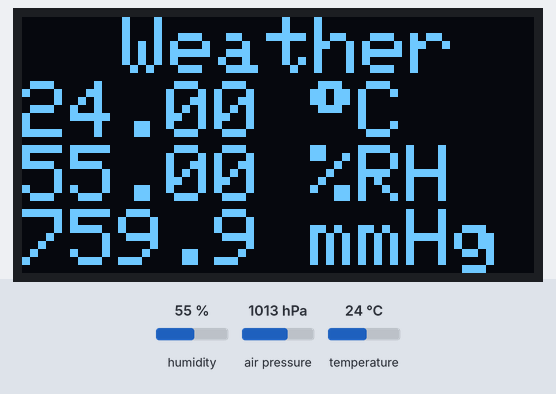
Bench run of a sketch on a simulated Arduino Leonardo, built with avr-gcc and run on an emulated ATmega32U4. Shown: 128×64 one-colour display. The inputs (shaded band) are chosen by the test bench; at power-on: humidity 55 %, air pressure 1013 hPa, temperature 24 °C. The display library's start-up logo is not drawn; what the sketch prints to the serial monitor is not drawn.

Above: at 6.3 s.
6.4 s: humidity set to 22 %
At 8.6 s:
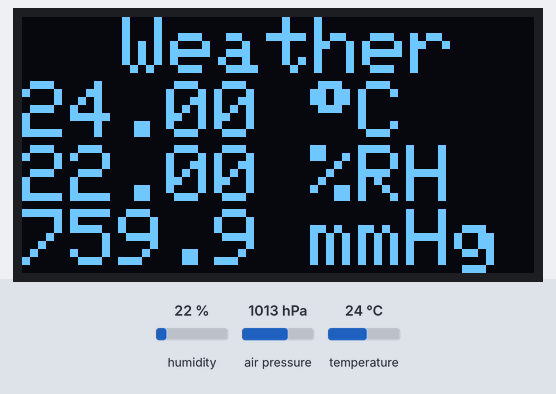
8.9 s: air pressure set to 952 hPa
At 10.0 s:
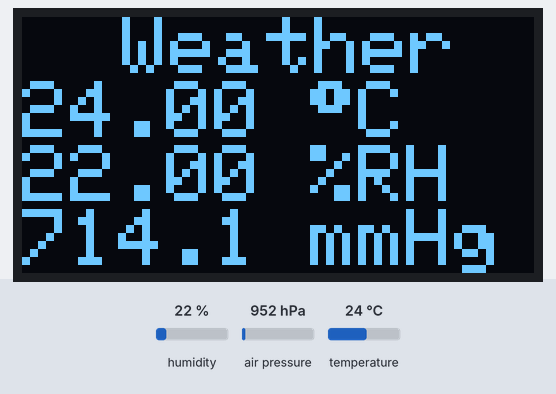
11.1 s: temperature set to 12 °C
At 12.4 s:
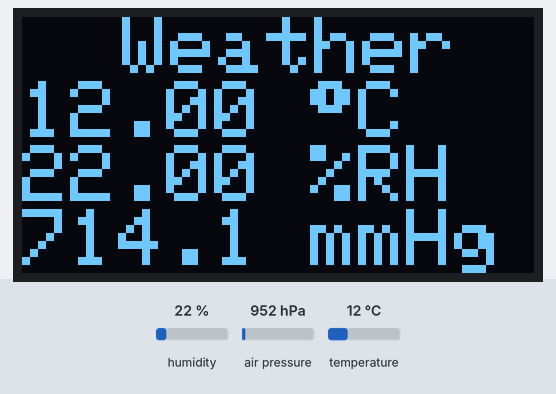
13.4 s: humidity set to 40 %
At 14.9 s:
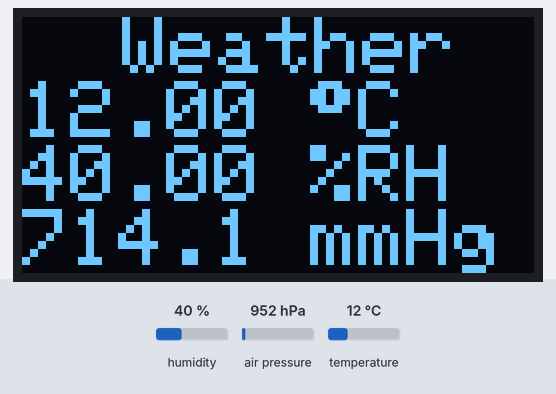
15.6 s: air pressure set to 975 hPa
At 17.3 s:
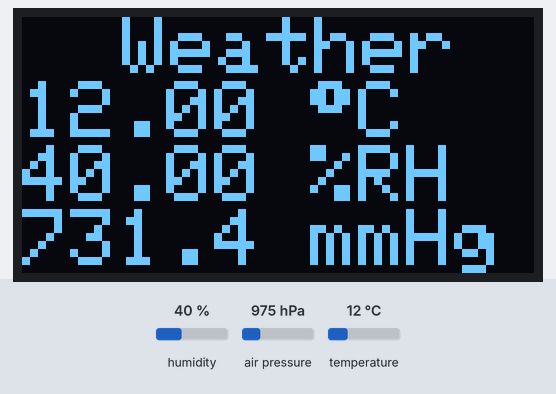
Timing chart, 0 to 18.8 s (numbered marks = the images above; inputs shaded):
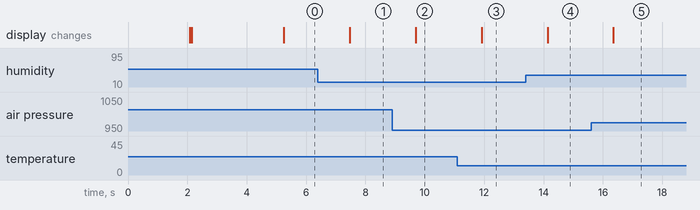

The sketch:

ssd1306_sht31_bmp180.ino
```cpp
/***************************************************
  This is an example for the SHT31-D Humidity & Temp Sensor

  Designed specifically to work with the SHT31-D sensor from Adafruit
  ----> https://www.adafruit.com/products/2857

  These sensors use I2C to communicate, 2 pins are required to
  interface
 ****************************************************/

#include <Arduino.h>
#include <Wire.h>
#include "Adafruit_SHT31.h"
#include <SFE_BMP180.h> // бібліотека давача тиску BMP180
#include <SPI.h>
#include <Adafruit_GFX.h>
#include <Adafruit_SSD1306.h>

#define ALTITUDE 289.0 // Середня висота Львова над рівнем моря в метрах

// You will need to create an SFE_BMP180 object, here called "pressure":
SFE_BMP180 pressure;

Adafruit_SHT31 sht31 = Adafruit_SHT31();

#define SCREEN_WIDTH 128 // OLED display width, in pixels
#define SCREEN_HEIGHT 64 // OLED display height, in pixels

// Comment out above, uncomment this block to use hardware SPI
#define OLED_DC     6
#define OLED_CS     7
#define OLED_RESET  8

Adafruit_SSD1306 display(SCREEN_WIDTH, SCREEN_HEIGHT,
  &SPI, OLED_DC, OLED_RESET, OLED_CS);


void setup() {
  Serial.begin(9600);

  //while (!Serial)
    //delay(10);     // will pause Zero, Leonardo, etc until serial console opens

  // SSD1306_SWITCHCAPVCC = generate display voltage from 3.3V internally
  if(!display.begin(SSD1306_SWITCHCAPVCC)) {
    Serial.println(F("SSD1306 allocation failed"));
    for(;;); // Don't proceed, loop forever
  }

  // Show initial display buffer contents on the screen --
  // the library initializes this with an Adafruit splash screen.
  display.display();
  delay(2000); // Pause for 2 seconds

  Serial.println("SHT31 init");
  // Clear the buffer
  display.clearDisplay();
  display.setTextSize(2);             // Draw 2X-scale text
  display.setTextColor(SSD1306_WHITE);
  display.setCursor(0, 0);
  display.println(F("Initialize"));
  display.setTextSize(1);
  display.println(F("SHT31 sensor"));
  display.print(F("..."));
  display.display();

  if (! sht31.begin(0x44)) { // Set to 0x45 for alternate i2c addr
    Serial.println("Couldn't find SHT31");
    display.println(F("fail"));
    display.display();
    while(1);
  }
  display.println(F("success!"));

  // Initialize the sensor (it is important to get calibration values stored on the device).
  display.println(F("BMP180 sensor"));
  display.print(F("..."));
  display.display();
  if (pressure.begin()) {
    Serial.println("BMP180 init success");
    display.print(F("success!"));
    display.display();
  }
  else {
    // Oops, something went wrong, this is usually a connection problem,
    // see the comments at the top of this sketch for the proper connections.
    Serial.println("BMP180 init fail\n\n");
    display.print(F("fail"));
    display.display();
    while(1); // Pause forever.
  }
  delay(3000);
}


void loop() {
  float sht31_temp, sht31_hum;
  double bmp180_temp, bmp180_press, p0, a;
  char status;

  sht31_temp = sht31.readTemperature();
  sht31_hum = sht31.readHumidity();

  /*display.clearDisplay();
  display.setTextSize(2);
  display.setTextColor(SSD1306_WHITE);
  display.setCursor(0, 0);
  display.println(F("Tmp & Hum"));
  display.display();
  */

  /*if (! isnan(sht31_temp)) {  // check if 'is not a number'
    Serial.print("Temp *C = "); Serial.println(sht31_temp);
    char temp_disp_buff[11];
    dtostrf(t, 2, 1, temp_disp_buff);
    strcat(temp_disp_buff, " °C");
    display.println(temp_disp_buff);
    //display.display();
  } else {
    Serial.println("Failed to read temperature");
    display.println("Failed to read temperature");
  }

  if (! isnan(sht31_hum)) {  // check if 'is not a number'
    Serial.print("Hum. % = "); Serial.println(sht31_hum);
    char hum_disp_buff[11];
    dtostrf(h, 2, 1, hum_disp_buff);
    strcat(hum_disp_buff, "% RH")
    display.println(hum_disp_buff);
    //display.display();
  } else {
    Serial.println("Failed to read humidity");
    display.println("Failed to read humidity");
  }
  display.display(); // Update screen
  */

  if (isnan(sht31_temp) || isnan(sht31_hum)) {
    Serial.println("Failed to read temperature or humidity");
  }
  else {
    String temp_disp_buff = String(sht31_temp);
    String hum_disp_buff = String(sht31_hum);
    temp_disp_buff += ' ';  temp_disp_buff += (char)247;  temp_disp_buff += 'C';
    hum_disp_buff += " %RH";
    Serial.print("Temp *C = "); Serial.println(sht31_temp);
    Serial.print("Hum. % = "); Serial.println(sht31_hum);
    //display.print((char)247); // degree symbol
    //display.println("C");
    //
    display.clearDisplay();
    display.setTextSize(2);
    display.setTextColor(SSD1306_WHITE);
    display.setCursor(25, 0);
    display.println(F("Weather"));
    display.println(temp_disp_buff);
    display.println(hum_disp_buff);
    //display.display();
  }

  status = pressure.startTemperature();
  if (status != 0)
  {
    // чекаємо коли завершиться вимірювання:
    delay(status);
    // зчитуємо виміряну температуру:
    // виміряне значення зберігається в змінній bmp180Temperature.
    // функція повертає 1 при успішному виконанні і 0 якщо невдача.
    status = pressure.getTemperature(bmp180_temp);
    if (status != 0)
    {
      // вивід виміряної температури :
      Serial.print("Temperature: ");
      Serial.print(bmp180_temp, 2);
      Serial.print("\xC2\xB0");
      Serial.println("C");
      // старт вимірювання тиску:
      // The parameter is the oversampling setting, від 0 до 3 (найбільша роздільна здатність, найдовше очікування).
      // якшо запит успішний, число мс очікування буде повернено.
      // якщо запит невдалий, повертається 0.
      status = pressure.startPressure(3);
      if (status != 0)
      {
        // очікуємо на завершення вимірювання:
        delay(status);
        // Retrieve the completed pressure measurement:
        // Note that the measurement is stored in the variable P.
        // Note also that the function requires the previous temperature measurement (T).
        // (If temperature is stable, you can do one temperature measurement for a number of pressure measurements.)
        // Function returns 1 if successful, 0 if failure.
        status = pressure.getPressure(bmp180_press, bmp180_temp);
        if (status != 0)
        {
          // виводимо виміряне значення тиску:
          Serial.print("absolute pressure: ");
          Serial.print(bmp180_press, 2);
          Serial.print(" mb, ");
          Serial.print(bmp180_press*0.0295333727, 2);
          Serial.println(" inHg");
          double press_mmHg = bmp180_press*0.0295333727*25.399999705; // 25.4
          //lcd.print(press_mmHg);
          //lcd.print(" mmHg");
          String press_disp_buff = String(press_mmHg, 1);
          press_disp_buff += " mmHg";
          display.println(press_disp_buff);
          display.display();
          // Сенсор тиску повертає абсолютний тиск, який змінюється з висотою.
          // Щоь усунути ефект висоти, потрібно використати функцію sealevel та поточну висоту.
          // Це значення зазвичай використовується в погодніх прогнозах (метеорологічних повідомленнях).
          // Parameters: P = абсолютний тиск в mb, ALTITUDE = поточна висота в m.
          // Result: p0 = тиск скомпенсований над рівнем моря в mb
          p0 = pressure.sealevel(bmp180_press, ALTITUDE); // у Львові середня висота над рівнем моря 289 метра
          Serial.print("relative (sea-level) pressure: ");
          Serial.print(p0, 2);
          Serial.print(" mb, ");
          Serial.print(p0*0.0295333727,2);
          Serial.println(" inHg");
          press_mmHg = p0*0.0295333727*25.4;
          /*String press_disp_buff = String(press_mmHg, 1);
          press_disp_buff += " mmHg";
          display.println(press_disp_buff);
          display.display();*/
          // On the other hand, if you want to determine your altitude from the pressure reading,
          // use the altitude function along with a baseline pressure (sea-level or other).
          // Parameters: bmp180Pressure = absolute pressure in mb, p0 = baseline pressure in mb.
          // Result: a = altitude in m.
          a = pressure.altitude(bmp180_press, p0);
          Serial.print("computed altitude: ");
          Serial.print(a,0);
          Serial.print(" meters, ");
          Serial.print(a*3.28084,0);
          Serial.println(" feet");
        }
        else Serial.println("error retrieving pressure measurement\n");
      }
      else Serial.println("error starting pressure measurement\n");
    }
    else Serial.println("error retrieving temperature measurement\n");
  }
  else Serial.println("error starting temperature measurement\n");
  Serial.println();
  delay(1000);
}
```

Measured:
- after the input at 6.4 s, the display: changes after 1.1 s (image 1)
- after the input at 8.9 s, the display: changes after 0.79 s (image 2)
- after the input at 11.1 s, the display: changes after 0.81 s (image 3)
- after the input at 13.4 s, the display: changes after 0.74 s (image 4)
- after the input at 15.6 s, the display: changes after 0.76 s (image 5)
